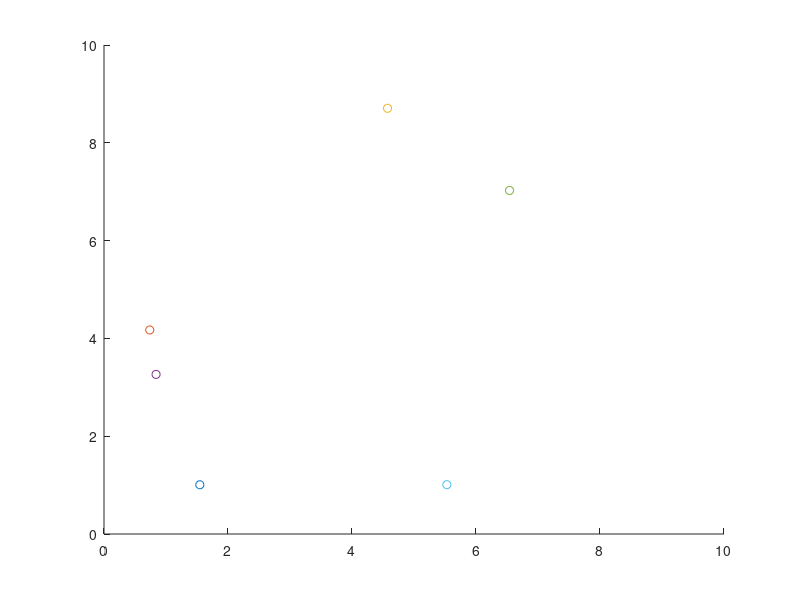

This figure's MATLAB source:
%-- our first Matlab game 

clear all
tic  %start timer
figure; hold on
axis([0 10 0 10])
%figure;ginput

for i = 1:6 % loop to display one target at the time
    x_cir = rand*10; %- location of target
    y_cir = rand*10;
    plot(x_cir, y_cir,'o'); 
    [x y] = ginput(1);  %- location of mouse click
    plot(x,y,'x');
    dist_cir = sqrt((x_cir - x)^2 + (y_cir - y)^2); % distance between target and click
end

t = toc % total elapsed time

